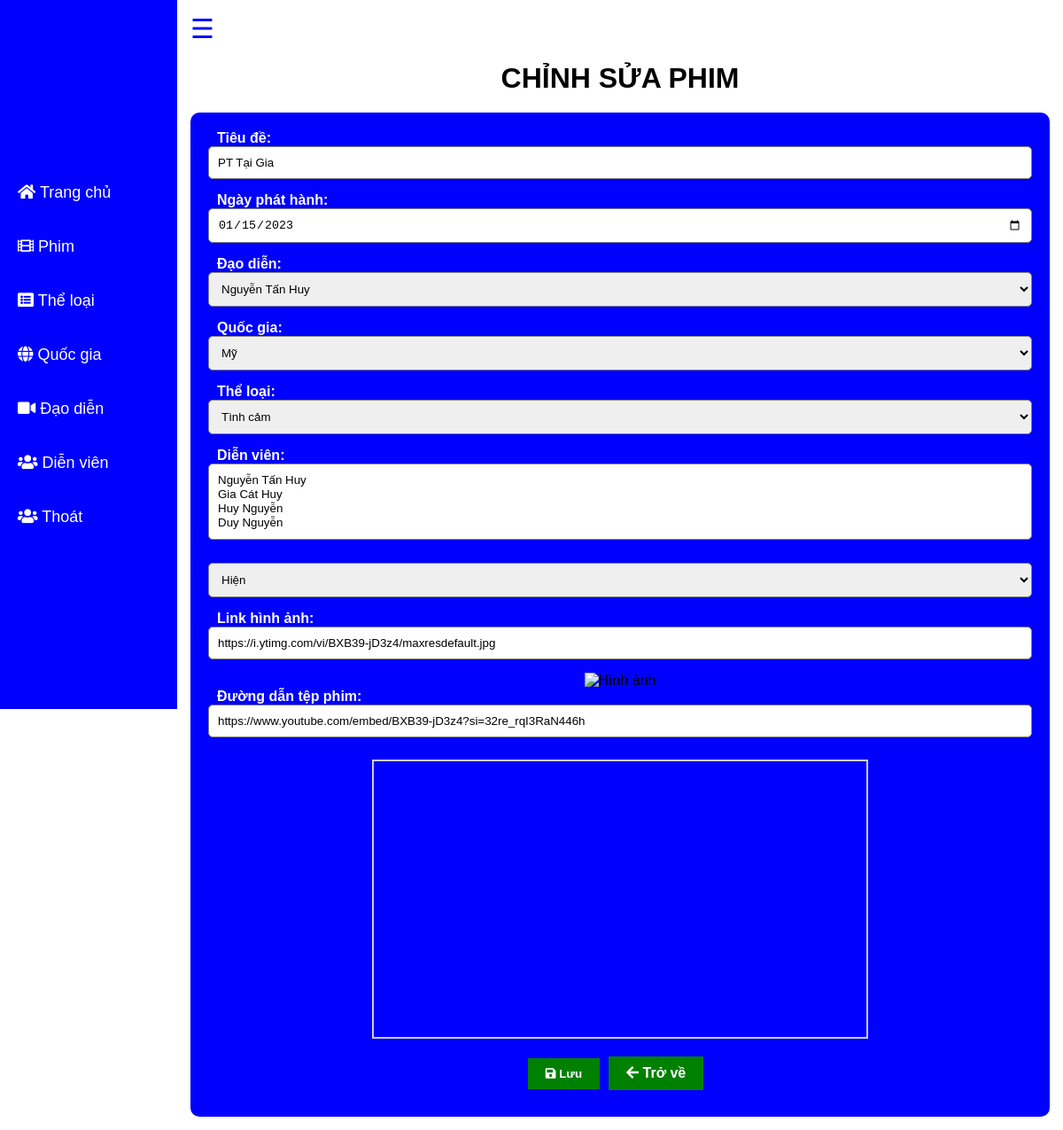
The app's page /admin/edit_movie.php?id=1 with its own data.
### tables this page shows
CREATE TABLE `movies` (
  `movie_id` int(11) NOT NULL,
  `title` varchar(100) NOT NULL,
  `content` text DEFAULT NULL,
  `release_day` date DEFAULT NULL,
  `image_link` text DEFAULT NULL,
  `directory` text DEFAULT NULL,
  `movie_status` bit(1) DEFAULT NULL,
  `director_id` int(11) DEFAULT NULL,
  `country_id` int(11) DEFAULT NULL,
  `genre_id` int(11) DEFAULT NULL
);

### admin/edit_movie.php (the view, shortened to what this page needs)
<!DOCTYPE html>
<html lang="vi">
<?php
include 'head.php';
?>
<body>
    <div class="container-custom">
        <?php
        include 'sidebar.php';
        ?>
        <div class="content" id="main-content">
            <span id="menu-toggle" onclick="toggleSidebar()">&#9776;</span>
            <?php
            if (isset($_GET['id'])) {
                $movie_id = $_GET['id'];
                include 'db_connection.php';
                $sql = "SELECT m.*, GROUP_CONCAT(ma.actor_id) AS selected_actors
                    FROM movies m
                    LEFT JOIN movie_actors ma ON m.movie_id = ma.movie_id
                    WHERE m.movie_id = '$movie_id'
                    GROUP BY m.movie_id";
                $result = $conn->query($sql);
                if ($result->num_rows > 0) {
                    $row = $result->fetch_assoc();
            ?>
                    <h1>Chỉnh sửa phim</h1>
                    <div class="form-container">
                        <form action="process_edit_movie.php" method="post">
                            <div>
                                <label for="title">Tiêu đề:</label>
                                <input type="text" id="title" name="title" value="<?php echo $row['title']; ?>" required>
                            </div>
                            <div>
                                <label for="release_day">Ngày phát hành:</label>
                                <input type="date" id="release_day" name="release_day" value="<?php echo $row['release_day']; ?>">
                            </div>
                            <div>
                                <label for="director_id">Đạo diễn:</label>
                                <select id="director_id" name="director_id">
                                    <?php
                                    $director_id = $row['director_id'];
                                    $sql_directors = "SELECT director_id, director_name FROM directors";
                                    $result_directors = $conn->query($sql_directors);
                                    if ($result_directors->num_rows > 0) {
                                        while ($director_row = $result_directors->fetch_assoc()) {
                                            $selected = ($director_row['director_id'] == $director_id) ? 'selected' : '';
                                            echo '<option value="' . $director_row['director_id'] . '" ' . $selected . '>' . $director_row['director_name'] . '</option>';
                                        }
                                    }
                                    ?>
                                </select>
                            </div>
                            <div>
                                <label for="country_id">Quốc gia:</label>
                                <select id="country_id" name="country_id">
                                    <?php
                                    $country_id = $row['country_id'];
                                    $sql_countries = "SELECT country_id, country_name FROM countries";
                                    $result_countries = $conn->query($sql_countries);
                                    if ($result_countries->num_rows > 0) {
                                        while ($country_row = $result_countries->fetch_assoc()) {
                                            $selected = ($country_row['country_id'] == $country_id) ? 'selected' : '';
                                            echo '<option value="' . $country_row['country_id'] . '" ' . $selected . '>' . $country_row['country_name'] . '</option>';
                                        }
                                    }
                                    ?>
                                </select>
                            </div>
                            <div>
                                <label for="genre_id">Thể loại:</label>
                                <select id="genre_id" name="genre_id">
                                    <?php
                                    $genre_id = $row['genre_id'];
                                    $sql_genres = "SELECT genre_id, genre_name FROM genres";
                                    $result_genres = $conn->query($sql_genres);
                                    if ($result_genres->num_rows > 0) {
                                        while ($genre_row = $result_genres->fetch_assoc()) {
                                            $selected = ($genre_row['genre_id'] == $genre_id) ? 'selected' : '';
                                            echo '<option value="' . $genre_row['genre_id'] . '" ' . $selected . '>' . $genre_row['genre_name'] . '</option>';
                                        }
                                    }
                                    ?>
                                </select>
                            </div>
                            <div>
                                <label for="selectedActors">Diễn viên:</label>
                                <div class="actors-container">
                                    <select id="allActors" multiple>
                                        <?php
                                        $selected_actors = explode(',', $row['selected_actors']);
                                        $sql_actors = "SELECT actor_id, actor_name FROM actors ORDER BY actor_id";
                                        $result_actors = $conn->query($sql_actors);
                                        if ($result_actors->num_rows > 0) {
                                            while ($actor_row = $result_actors->fetch_assoc()) {
                                                $selected = (in_array($actor_row['actor_id'], $selected_actors)) ? 'selected' : '';
                                                echo '<option value="' . $actor_row['actor_id'] . '" ' . $selected . '>' . $actor_row['actor_name'] . '</option>';
                                            }
                                        }
                                        ?>
                                    </select>
                                </div>
                            </div>
                            <div>
                                <div>
                                    <select id="movie_status" name="movie_status">
                                        <option value="1" <?php echo ($row['movie_status'] == 1) ? 'selected' : ''; ?>>Hiện</option>
                                    </select>
                                </div>
                                <label for="image_link">Link hình ảnh:</label>
                                <input type="text" id="image_link" name="image_link" value="<?php echo $row['image_link']; ?> " oninput="displayImage()">
                            </div>
                            <div class="image-container">
                                <img id="image_display" src="<?php echo $row['image_link']; ?>" alt="Hình ảnh">
                            </div>
                            <div class="form-group">
                                <label for="directory">Đường dẫn tệp phim:</label>
                                <input type="text" class="form-control" id="directory" name="directory" value="<?php echo $row['directory']; ?>" oninput="updateVideo()">
                            </div>
                            <div>
                                <iframe id="video_frame" src="<?php echo $row['directory']; ?>" frameborder="0" allowfullscreen></iframe>
                            </div>
                            <div class="button-center">
                                <button type="submit" class="button">
                                    <i class="fas fa-save"></i> Lưu
                                </button>
                                <a href="movie.php" class="button"><i class="fas fa-arrow-left"></i> Trở về</a>
                            </div>
                        </form>
                    </div>
            <?php
                } else {
                    echo "Không tìm thấy phim.";
                }
            } else {
                echo "Không có ID phim được cung cấp.";
            }
            ?>
        </div>
    </div>
</body>
</html>

### admin/assets/css/styles.css (style rules this page uses)
:root { --white-color: rgb(255, 255, 255); --black-color: rgb(0, 0, 0); --gray-color: rgb(128, 128, 128); --light-gray-color: rgb(211, 211, 211); --dark-color: rgb(20, 20, 20); --violet-color: rgb(238, 130, 238); --indigo-color: rgb(75, 0, 130); --blue-color: rgb(0, 0, 255); --green-color: rgb(0, 128, 0); --yellow-color: rgb(255, 255, 0); --orange-color: rgb(255, 165, 0); --red-color: rgb(255, 0, 0); --background-blur-color: rgba(0, 0, 0, 0.3); --form-color: rgba(0, 0, 0, 0.5); --shadow-color: rgba(255, 255, 255, 0.5); --search-color: rgba(255, 255, 255, 0.2); --search-focus-color: rgba(255, 255, 255, 0.3); --sidebar-width: 200px; --font-size-medium: 16px; --font-size-small: 14px; --button-padding: 10px 20px; }
* { margin: 0; padding: 0; box-sizing: border-box; text-decoration: none; }
body { font-family: Arial, sans-serif; margin: 0; padding: 0; background-color: var(--white-color); }
.container-custom { display: flex; }
.content { flex: 1; padding: 15px; }
.image-container { text-align: center; display: flex; justify-content: center; align-items: center; }
#image_display { max-width: 80%; max-height: 300px; }
#main-content { margin-left: 200px; margin-top: 200px; }
#menu-toggle { font-size: 30px; cursor: pointer; color: var(--blue-color); z-index: 2; }
h1 { color: var(--black-color); margin: 20px 0; text-align: center; text-transform: uppercase; }
.button { padding: var(--button-padding); margin: 10px 10px 10px 0; background-color: var(--green-color); color: var(--white-color); border: none; cursor: pointer; transition: background-color 0.3s; font-weight: bold; }
label { font-weight: bold; padding: 10px; color: var(--white-color); }
input[type="text"], input[type="date"], select { width: 100%; padding: 10px; margin-bottom: 15px; border: 1px solid var(--gray-color); border-radius: 5px; }
.form-container { width: 100%; padding: 20px; border-radius: 10px; background-color: var(--blue-color); }
#video_frame { display: block; margin: 10px auto; max-width: 90%; width: 560px; height: 315px; border: 2px solid #ccc; }
.button-center { display: flex; text-align: center; justify-content: center; align-items: center; }

### records on screen
movies: title "PT Tại Gia", release_day "01/15/2023", movie_status "Hiện", image_link "https://i.ytimg.com/vi/BXB39-jD3z4/maxresdefault.jpg", directory "https://www.youtube.com/embed/BXB39-jD3z4?si=32re_rqI3RaN446h"

### other values on screen
form field director_id "Nguyễn Tấn Huy"
form field country_id "Mỹ"
form field genre_id "Tình cảm"
